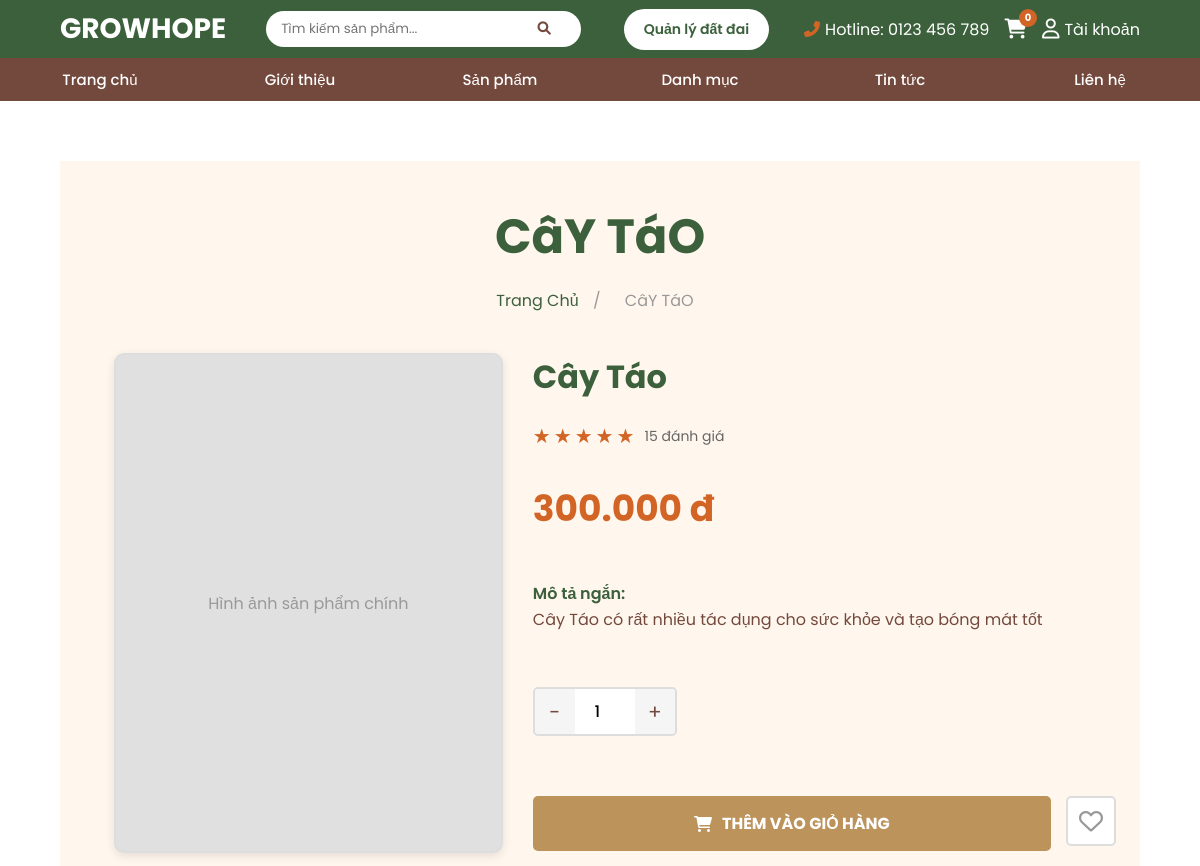
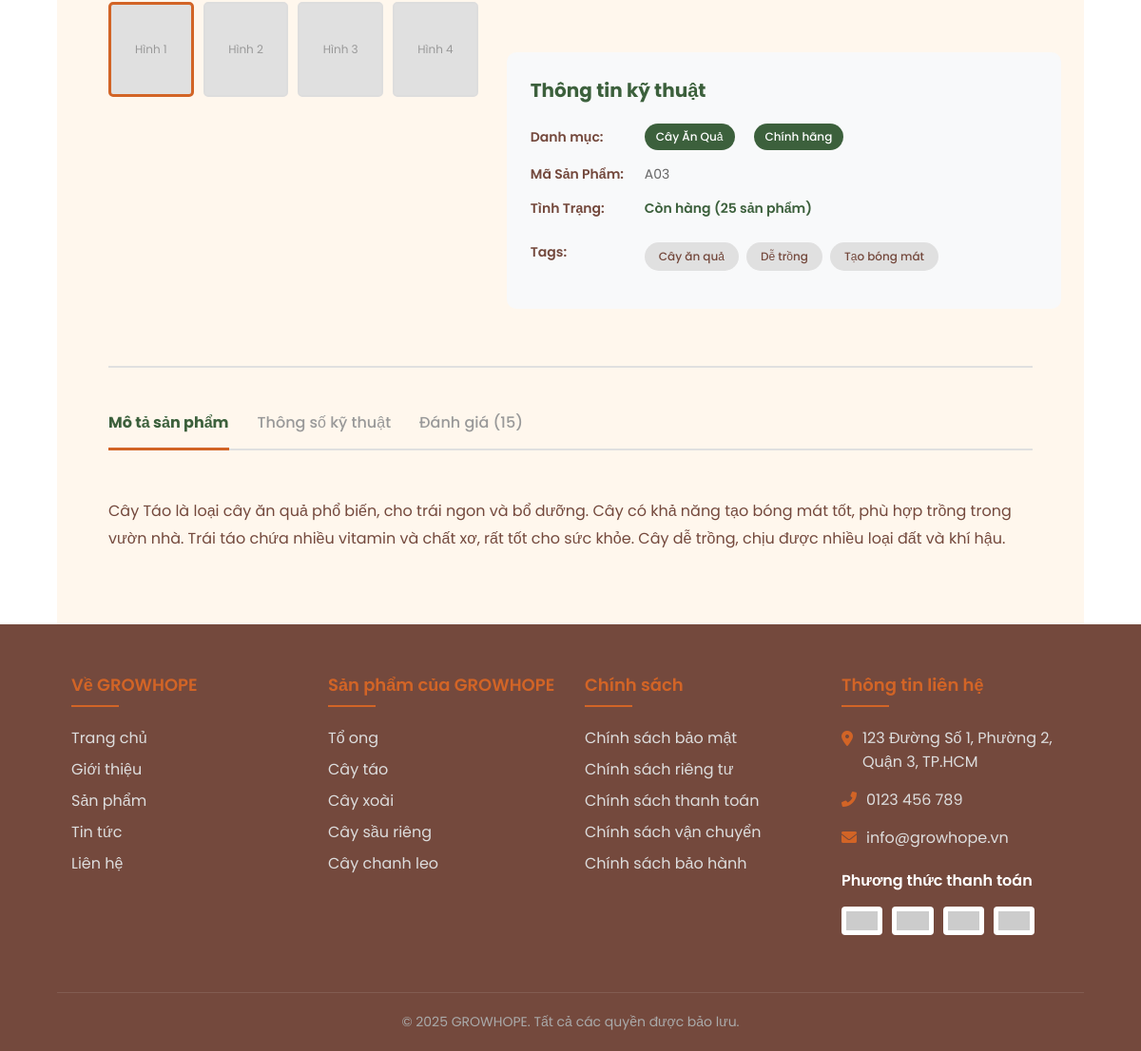
The app's page /views/products-detail.php?id=3 with its own data (2 pictures, top to bottom).
### tables this page shows
CREATE TABLE products (
    product_id INT AUTO_INCREMENT PRIMARY KEY,
    category_id INT NOT NULL,
    code VARCHAR(50) NOT NULL UNIQUE,
    name VARCHAR(255) NOT NULL,
    price DECIMAL(12,2) NOT NULL DEFAULT 0,
    short_description TEXT,
    full_description LONGTEXT,
    stock INT NOT NULL DEFAULT 0,
    rating DECIMAL(3,1) NOT NULL DEFAULT 0,
    reviews_count INT NOT NULL DEFAULT 0,
    is_bestseller TINYINT(1) NOT NULL DEFAULT 0,
    created_at TIMESTAMP DEFAULT CURRENT_TIMESTAMP,
    FOREIGN KEY (category_id) REFERENCES categories(category_id) ON DELETE CASCADE
);

CREATE TABLE categories (
    category_id INT AUTO_INCREMENT PRIMARY KEY,
    category_name VARCHAR(255) NOT NULL,
    slug VARCHAR(255) NOT NULL UNIQUE,
    description TEXT,
    image VARCHAR(255),
    created_at TIMESTAMP DEFAULT CURRENT_TIMESTAMP
);

### views/products-detail.php (the view, shortened to what this page needs)
<?php
require_once '../includes/database.php';
try {
    $pdo = getPDO();
} catch (RuntimeException $e) {
    $pdo = null;
}
$product_id = isset($_GET['id']) ? (int) $_GET['id'] : 0;
$productStmt = $pdo->prepare('SELECT p.*, c.category_name, c.slug AS category_slug
                              FROM products p
                              INNER JOIN categories c ON p.category_id = c.category_id
                              WHERE p.product_id = :id');
$productStmt->bindValue(':id', $product_id, PDO::PARAM_INT);
$productStmt->execute();
$product = $productStmt->fetch();
$tagStmt = $pdo->prepare('SELECT tag FROM product_tags WHERE product_id = :id ORDER BY tag ASC');
$tagStmt->bindValue(':id', $product_id, PDO::PARAM_INT);
$tagStmt->execute();
$product_tags = $tagStmt->fetchAll(PDO::FETCH_COLUMN);
include '../includes/header.php';
?>
<?php
function formatPrice(float $price): string
{
    return number_format($price, 0, ',', '.') . ' đ';
}
function renderStars(float $rating): string
{
    $fullStars = (int) floor($rating);
    $hasHalfStar = ($rating - $fullStars) >= 0.5;
    $emptyStars = 5 - $fullStars - ($hasHalfStar ? 1 : 0);
    $html = '';
    for ($i = 0; $i < $fullStars; $i++) {
        $html .= '<span class="star filled">★</span>';
    }
    if ($hasHalfStar) {
        $html .= '<span class="star filled">★</span>';
    }
    for ($i = 0; $i < $emptyStars; $i++) {
        $html .= '<span class="star">★</span>';
    }
    return $html;
}
?>
<main style="min-height: 60vh; padding: <?php echo CONTAINER_PADDING_LARGE; ?> 0; background-color: var(--white);">
    <div class="product-detail-container">
        <h1 class="page-title"><?php echo strtoupper(htmlspecialchars($product['name'])); ?></h1>
        <div class="breadcrumb">
            <a href="<?php echo BASE_URL; ?>/index.php">Trang Chủ</a>
            <span>/</span>
            <span><?php echo strtoupper(htmlspecialchars($product['name'])); ?></span>
        </div>
        <div class="product-detail-grid">
            <div class="product-images">
                <div class="main-image" id="main-image">
                    <div class="main-image-placeholder">Hình ảnh sản phẩm chính</div>
                </div>
                <div class="thumbnail-images">
                    <div class="thumbnail active" onclick="changeMainImage(0)">
                        <span>Hình 1</span>
                    </div>
                    <div class="thumbnail" onclick="changeMainImage(1)">
                        <span>Hình 2</span>
                    </div>
                    <div class="thumbnail" onclick="changeMainImage(2)">
                        <span>Hình 3</span>
                    </div>
                    <div class="thumbnail" onclick="changeMainImage(3)">
                        <span>Hình 4</span>
                    </div>
                </div>
            </div>
            <div class="product-info-section">
                <h2 class="product-name-h2"><?php echo htmlspecialchars($product['name']); ?></h2>
                <div class="product-rating">
                    <div class="stars">
                        <?php echo renderStars((float) $product['rating']); ?>
                    </div>
                    <span class="rating-count"><?php echo (int) $product['reviews_count']; ?> đánh giá</span>
                </div>
                <div class="product-price-large"><?php echo formatPrice((float) $product['price']); ?></div>
                <div class="product-short-description">
                    <strong>Mô tả ngắn:</strong><br>
                    <?php echo nl2br(htmlspecialchars($product['short_description'] ?? '')); ?>
                </div>
                <div class="quantity-section">
                    <div class="quantity-selector">
                        <button class="quantity-btn" onclick="decreaseQuantity()">-</button>
                        <input type="number" id="quantity" class="quantity-input" value="1" min="1" max="<?php echo max(1, (int) $product['stock']); ?>">
                        <button class="quantity-btn" onclick="increaseQuantity()">+</button>
                    </div>
                </div>
                <div class="action-buttons">
                    <button class="add-to-cart-btn" onclick="addToCart()">
                        <i class="fas fa-shopping-cart"></i>
                        THÊM VÀO GIỎ HÀNG
                    </button>
                    <button class="favorite-btn" id="favorite-btn" onclick="toggleFavorite()">
                        <i class="far fa-heart"></i>
                    </button>
                </div>
                <div class="technical-info">
                    <h3>Thông tin kỹ thuật</h3>
                    <div class="info-item">
                        <span class="info-label">Danh mục:</span>
                        <span class="info-value">
                            <span class="category-tag"><?php echo htmlspecialchars($product['category_name']); ?></span>
                            <span class="authentic-tag">Chính hãng</span>
                        </span>
                    </div>
                    <div class="info-item">
                        <span class="info-label">Mã Sản Phẩm:</span>
                        <span class="info-value"><?php echo htmlspecialchars($product['code']); ?></span>
                    </div>
                    <div class="info-item">
                        <span class="info-label">Tình Trạng:</span>
                        <span class="info-value status-in-stock">Còn hàng (<?php echo (int) $product['stock']; ?> sản phẩm)</span>
                    </div>
                    <div class="info-item">
                        <span class="info-label">Tags:</span>
                        <div class="info-value">
                            <div class="product-tags">
                                <?php if (!empty($product_tags)): ?>
                                    <?php foreach ($product_tags as $tag): ?>
                                        <span class="tag"><?php echo htmlspecialchars($tag); ?></span>
                                    <?php endforeach; ?>
                                <?php else: ?>
                                    <span class="tag">Đang cập nhật</span>
                                <?php endif; ?>
                            </div>
                        </div>
                    </div>
                </div>
            </div>
        </div>
        <div class="tabs-section">
            <div class="tabs-header">
                <button class="tab-button active" onclick="switchTab('description')">Mô tả sản phẩm</button>
                <button class="tab-button" onclick="switchTab('specifications')">Thông số kỹ thuật</button>
                <button class="tab-button" onclick="switchTab('reviews')">Đánh giá (<?php echo (int) $product['reviews_count']; ?>)</button>
            </div>
            <div id="tab-description" class="tab-content active">
                <p><?php echo nl2br(htmlspecialchars($product['full_description'] ?? '')); ?></p>
            </div>
        </div>
    </div>
</main>
<?php include '../includes/footer.php'; ?>

### records on screen
products: name "CâY TáO", name "Cây Táo", reviews_count "15", price "300.000 đ", short_description "Cây Táo có rất nhiều tác dụng cho sức khỏe và tạo bóng mát tốt", category.category_name "Cây Ăn Quả", code "A03", stock "25", full_description "Cây Táo là loại cây ăn quả phổ biến, cho trái ngon và bổ dưỡng. Cây có khả năng tạo bóng mát tốt, phù hợp trồng trong vườn nhà. Trái táo chứa nhiều vitamin và chất xơ, rất tốt cho sức khỏe. Cây dễ trồng, chịu được nhiều loại đất và khí hậu."

### other values on screen
BRAND_NAME "GROWHOPE"
CONTACT_HOTLINE "0123 456 789"
$tag "Cây ăn quả"
$tag "Dễ trồng"
$tag "Tạo bóng mát"
CONTACT_ADDRESS "123 Đường Số 1, Phường 2, Quận 3, TP.HCM"
CONTACT_PHONE "0123 456 789"
CONTACT_EMAIL "info@growhope.vn"
